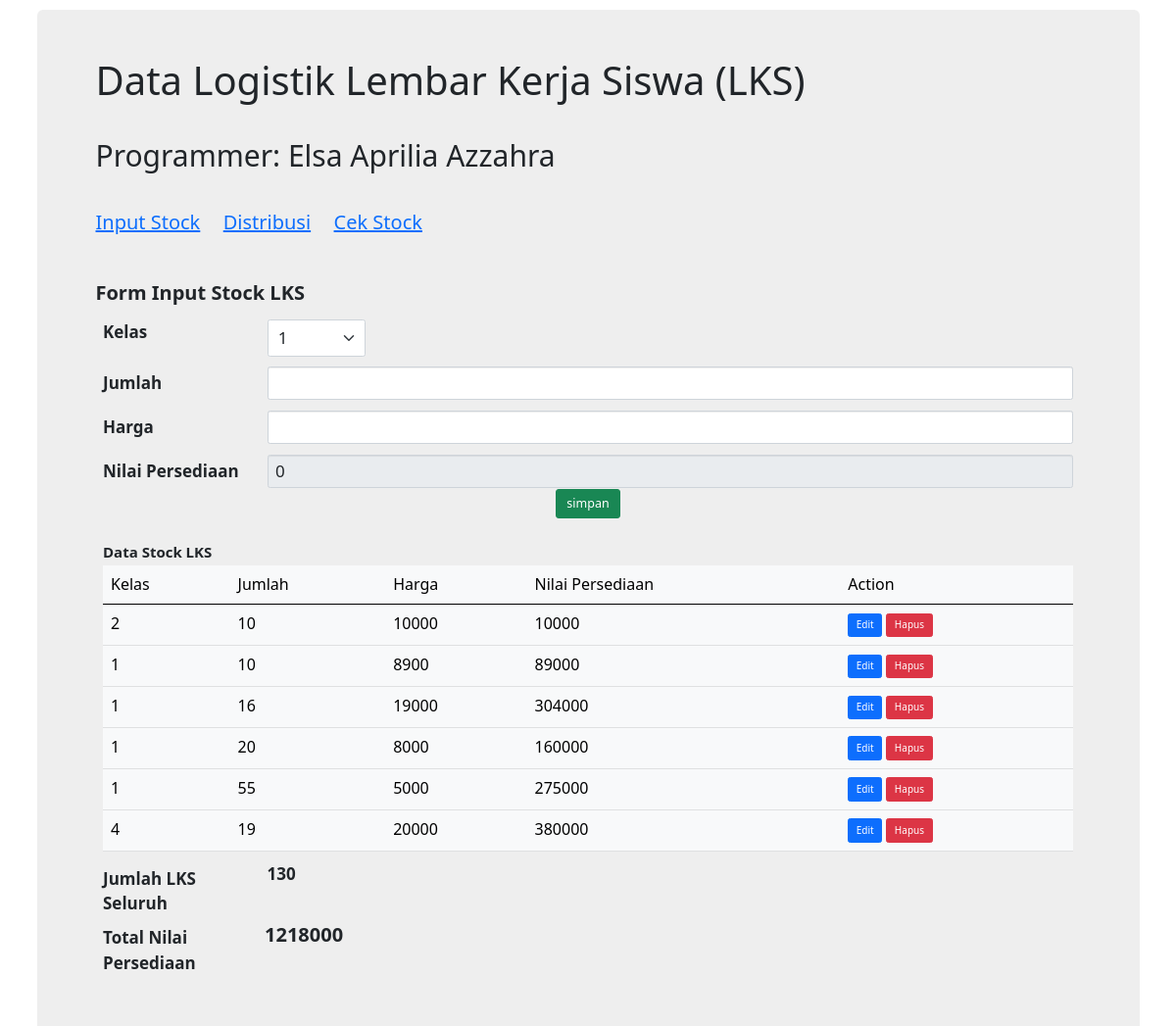
The page / on the database its author committed.
### tables this page shows
CREATE TABLE `data_lks` (
  `id` int(11) NOT NULL,
  `kelas` int(11) NOT NULL,
  `jumlah` int(11) NOT NULL,
  `harga` int(11) NOT NULL,
  `nilai_persediaan` int(11) NOT NULL
);

### app/core/Controller.php (called while the page is built, shortened)
<?php
class Controller
{
 public function view($view, $data = [])
 {
 require_once '../app/views/' . $view . '.php';
 }
 public function model($model)
 {
 return new $model;
 }
}

### app/controllers/Home.php (called while the page is built, shortened)
<?php
class Home extends Controller
{
 public function index()
 {
$data['judul'] = 'Home';
 $data['nama'] = $this->model('User_model')->getUser();
 $data['log'] = $this->model('Logistik')->getAllData();
 $this->view('templates/header', $data);
 $this->view('home/index', $data);
 $this->view('templates/footer');
 }
   }

### app/core/App.php (called while the page is built, shortened)
<?php
class App{
    protected $method = 'index';
    protected $params = [];
    public function __construct(){
     $this->controller = new $this->controller;
     call_user_func_array([$this->controller, $this->method], $this->params);
    }
   }

### public/index.php (called while the page is built, shortened)
<?php
$app = new App;

### app/core/Database.php (called while the page is built, shortened)
<?php
class Database{
 private $host = DB_HOST;
 private $user = DB_USER;
 private $pass = DB_PASS;
 private $dbnm = DB_NAME;
 private $dbh;
 private $stmt;
 public function __construct()
 {
      $dsn = 'mysql:host='. $this->host .';dbname='. $this->dbnm;
      $option = [
      PDO::ATTR_PERSISTENT => true,
      PDO::ATTR_ERRMODE => PDO::ERRMODE_EXCEPTION
      ];
      try{
      $this->dbh = new PDO($dsn,$this->user,$this->pass, $option);
      }catch(PDOException $e){
      die($e->getMessage());
      }
    }
    public function query($query)
    {
      $this->stmt = $this->dbh->prepare($query);
    }
    public function execute()
    {
      $this->stmt->execute();
    }
    public function resultSet()
    {
      $this->execute();
      return $this->stmt->fetchAll(PDO::FETCH_ASSOC);
    }
}

### app/models/Logistik.php (called while the page is built, shortened)
<?php
    class Logistik{
        private $table = "data_lks";
        private $db;
 public function __construct()
 {
  $this->db = new Database;
 }
 public function getAllData()
 {
  $this->db->query('SELECT * FROM ' . $this->table);
  return $this->db->resultSet();
 }
    }

### app/views/home/index.php (the view, shortened to what this page needs)
<div class="container">
    <div class="jumbotron mt-3">
        <h2 style="font-size:40px;">Data Logistik Lembar Kerja Siswa (LKS)</h2>
        <br>
        <br>
        <h4 style="font-size:30px;">Programmer: Elsa Aprilia Azzahra</h4>
        <br>
        <br>
        <a href="<?= BASEURL; ?>" style="font-size:20px;">Input Stock</a>
        <a href="<?= BASEURL; ?>/Distribusi" style="font-size:20px;">Distribusi</a>
        <a href="<?= BASEURL; ?>/Stock" style="font-size:20px;">Cek Stock</a>
        <br>
        <br>
        <br>
        <br>
        <h4><b style="font-size:20px;">Form Input Stock LKS</b></h4>
        <div class="container mt-3">
            <form action=" <?= BASEURL; ?>/home/simpanLogistik" method="POST" enctype="multipart/form-data">
            <div class="mb-3 row">
                <label for="staticEmail" class="col-sm-2 col-form-label" style="font-size: 17;">Kelas</label>
                <select class="form-select form-select-lg mt-2" style="width: 100px; font-size: 17;" name="kelas" id="kelas">
                    <option value="1">1</option>
                </select>
            </div>
            <div class="mb-3 row">
                <label for="inputPassword" class="col-sm-2 col-form-label" style="font-size: 17;">Jumlah</label>
                <div class="col-sm-10">
                    <input type="number" class="form-control" style="font-size: 17;" name="jumlah" id="jumlah">
                </div>
            </div>
            <div class="mb-3 row">
                <label for="inputPassword" class="col-sm-2 col-form-label" style="font-size: 17;">Harga</label>
                <div class="col-sm-10">
                    <input type="number" class="form-control" style="font-size: 17;" name="harga" id="harga">
                </div>
            </div>
            <div class="mb-3 row">
                <label for="inputPassword" class="col-sm-2 col-form-label" style="font-size: 17;">Nilai Persediaan</label>
                <div class="col-sm-10">
                    <input type="number" class="form-control" style="font-size: 17;" name="nilai_persediaan" id="nilai_persediaan" Readonly value="0">
                </div>
                <br>
                <br>
            <center><input type="submit" value="simpan" class="btn btn-Success btn-lg" ></center>
        </div>
        <br>
            <h4><b>Data Stock LKS</b></h4>
                <div class="md-3">
                    <center>
                    <table class="table table-hover">
                        <thead class="table-light">
                            <td>Kelas</td>
                            <td>Jumlah</td>
                            <td>Harga</td>
                            <td>Nilai Persediaan</td>
                            <td>Action</td>
                        </thead>
                        <tbody class="table-light">
                             <?php foreach ($data['log'] as $log) :?>
                             <tr>
                                 <td><?= $log['kelas'];?></td>
                                 <td><?= $log['jumlah'];?></td>
                                 <td><?= $log['harga'];?></td>
                                 <td><?= $log['nilai_persediaan'];?></td>
                                 <td>
                                     <a href="<?= BASEURL; ?>home/edit/<?= $log['id'] ?>" class=" btn btn-primary">Edit</a>
                                     <a href="<?= BASEURL; ?>home/hapus/<?= $log['id'] ?>" class="btn btn-Danger">Hapus</a>
                                </td>
                            </tr>
                        <?php endforeach; ?>
                        </tbody>
                      </table>
                             </center>
                </div>
                <div class="mb-3 row">
                    <label for="inputPassword" class="col-sm-2 col-form-label" style="font-size: 17;">Jumlah LKS Seluruh</label>
                    <div class="col-sm-10">
                    <label style="font-size:17px;">
                    <?php
                    $servername = "localhost";
                    $username = "root";
                    $password = "";
                    $dbname = "uas_db_pemweb";
                    $conn = new mysqli($servername, $username, $password, $dbname);
                    $sql = "SELECT SUM(jumlah) As value_sum FROM data_lks";
                    $result = $conn->query($sql);
                    if ($result->num_rows > 0) {
                        while($row = $result->fetch_assoc()) {
                            echo '' . $row["value_sum"];
                        }
                    } else {
                        echo "0 results";
                    }
                  ?>
                  </label>
                </div>
                <div class="mb-3 row">
                    <label for="inputPassword" class="col-sm-2 col-form-label" style="font-size: 17;">Total Nilai Persediaan</label>
                    <div class="col-sm-10">
                    <label style="font-size:20px;">
                    <?php
                    $servername = "localhost";
                    $username = "root";
                    $password = "";
                    $dbname = "uas_db_pemweb";
                    $conn = new mysqli($servername, $username, $password, $dbname);
                    $sql = "SELECT SUM(nilai_persediaan) As value_sum FROM data_lks";
                    $result = $conn->query($sql);
                    if ($result->num_rows > 0) {
                        while($row = $result->fetch_assoc()) {
                            echo '' . $row["value_sum"];
                        }
                    } else {
                        echo "0 results";
                    }
                  ?>
                  </label>
                    </div>
                </div>
    </div>
</div>

### app/views/templates/header.php (shortened to what this page needs)
<link href="http://localhost/PW20201_192101017/UAS-192101017-Elsa_Aprilia_Azzahra/assets/css/bootstrap.css" rel="stylesheet">
 <link rel="stylesheet" href="http://localhost/PW20201_192101017/phpmvc/public/css/bootstrap.css">
 <link href="https://cdn.jsdelivr.net/npm/bootstrap@5.0.0-beta1/dist/css/bootstrap.min.css" rel="stylesheet">
 <link href="https://cdn.jsdelivr.net/npm/bootstrap@5.0.0-beta1/dist/css/bootstrap.min.css" rel="stylesheet">
</head>
<body>

### app/views/templates/footer.php (shortened to what this page needs)
</body>
</html>

### rows shown on the page
data_lks: kelas "2", jumlah "10", harga "10000", nilai_persediaan "10000"
data_lks: kelas "1", jumlah "10", harga "8900", nilai_persediaan "89000"
data_lks: kelas "1", jumlah "16", harga "19000", nilai_persediaan "304000"
data_lks: kelas "1", jumlah "20", harga "8000", nilai_persediaan "160000"
data_lks: kelas "1", jumlah "55", harga "5000", nilai_persediaan "275000"
data_lks: kelas "4", jumlah "19", harga "20000", nilai_persediaan "380000"

### other values the page prints
$row["value_sum"] "130"
$row["value_sum"] "1218000"
